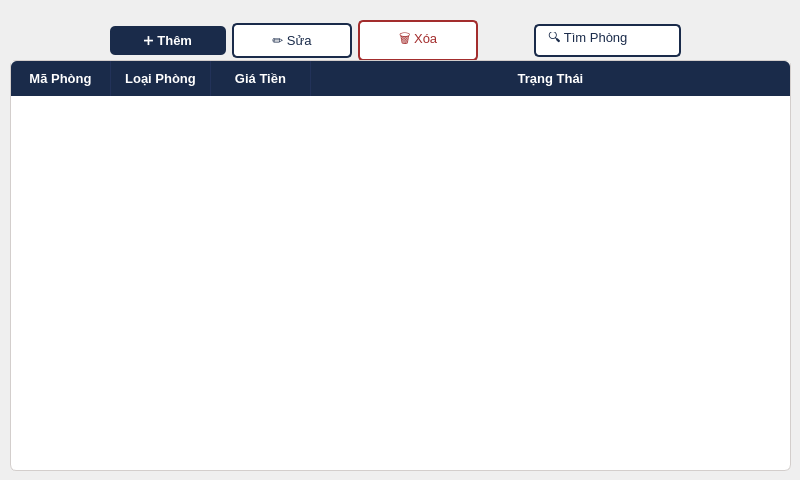
         <widget class="QWidget" name="page_2">
          <widget class="QWidget" name="verticalLayoutWidget_2">
           <property name="geometry">
            <rect>
             <x>110</x>
             <y>20</y>
             <width>571</width>
             <height>41</height>
            </rect>
           </property>
           <layout class="QVBoxLayout" name="verticalLayout_2">
            <item>
             <layout class="QHBoxLayout" name="horizontalLayout_9">
              <item>
               <widget class="QPushButton" name="BtnAddRoom_2">
                <property name="styleSheet">
                 <string notr="true">QPushButton {
    background-color: #1A2B4A;
    color: #FFFFFF;
    border: none;
    border-radius: 5px;
    padding: 7px 18px;
    font-size: 13px;
    font-weight: bold;
    min-width: 80px;
}

QPushButton: {
    background-color: #223259;
}

QPushButton:pressed {
    background-color: #0F1B30;
}</string>
                </property>
                <property name="text">
                 <string>➕ Thêm</string>
                </property>
               </widget>
              </item>
              <item>
               <widget class="QPushButton" name="BtnEditRoom">
                <property name="styleSheet">
                 <string notr="true">QPushButton {
    background-color: #FFFFFF;
    color: #1A2B4A;
    border: 1.5px solid #1A2B4A;
    border-radius: 5px;
    padding: 7px 18px;
    font-size: 13px;
    min-width: 80px;
}

QPushButton:hover {
    background-color: #EAF2FB;
    border-color: #C9A84C;
    color: #C9A84C;
}</string>
                </property>
                <property name="text">
                 <string>✏️ Sửa</string>
                </property>
               </widget>
              </item>
              <item>
               <widget class="QPushButton" name="BtnDeleteRoom">
                <property name="styleSheet">
                 <string notr="true">QPushButton {
    background-color: #FFFFFF;
    color: #A32D2D;
    border: 1.5px solid #A32D2D;
    border-radius: 5px;
    padding: 7px 18px;
    font-size: 13px;
    min-width: 80px;
}

QPushButton:hover {
    background-color: #FDECEA;
}</string>
                </property>
                <property name="text">
                 <string>🗑 Xóa</string>
                </property>
               </widget>
              </item>
              <item>
               <spacer name="horizontalSpacer_4">
                <property name="orientation">
                 <enum>Qt::Horizontal</enum>
                </property>
                <property name="sizeHint" stdset="0">
                 <size>
                  <width>40</width>
                  <height>20</height>
                 </size>
                </property>
               </spacer>
              </item>
              <item>
               <widget class="QLineEdit" name="Search">
                <property name="styleSheet">
                 <string notr="true">QLineEdit {
    background-color: #FFFFFF;
    border: 1.5px solid #1A2B4A;
    border-radius: 5px;
    padding: 6px 10px;
    font-size: 13px;
    color: #1A2B4A;
}

QLineEdit:focus {
    border-color: #C9A84C;
}</string>
                </property>
                <property name="text">
                 <string>🔍 Tìm Phòng</string>
                </property>
               </widget>
              </item>
             </layout>
            </item>
           </layout>
          </widget>
          <widget class="QTableWidget" name="tableWidget_6">
           <property name="geometry">
            <rect>
             <x>10</x>
             <y>60</y>
             <width>781</width>
             <height>411</height>
            </rect>
           </property>
           <property name="styleSheet">
            <string notr="true">QTableWidget, QTableView {
    background-color: #FFFFFF;
    alternate-background-color: #F0EDE6;
    border: 1px solid #D3CECC;
    border-radius: 6px;
    gridline-color: #E5E0D8;
    selection-background-color: #EAF2FB;
    selection-color: #1A2B4A;
    font-size: 13px;
}

QTableWidget::item, QTableView::item {
    padding: 6px 10px;
    color: #1A2B4A;
}

QTableWidget::item:selected, QTableView::item:selected {
    background-color: #D6E8F7;
    color: #1A2B4A;
}

QHeaderView::section {
    background-color: #1A2B4A;
    color: #FFFFFF;
    font-weight: bold;
    font-size: 13px;
    padding: 8px 10px;
    border: none;
    border-right: 1px solid #223259;
}

QHeaderView::section:first {
    border-top-left-radius: 6px;
}

QHeaderView::section:last {
    border-top-right-radius: 6px;
    border-right: none;
}
</string>
           </property>
           <property name="rowCount">
            <number>0</number>
           </property>
           <property name="columnCount">
            <number>4</number>
           </property>
           <attribute name="horizontalHeaderStretchLastSection">
            <bool>true</bool>
           </attribute>
           <column>
            <property name="text">
             <string>Mã Phòng</string>
            </property>
           </column>
           <column>
            <property name="text">
             <string>Loại Phòng</string>
            </property>
           </column>
           <column>
            <property name="text">
             <string>Giá Tiền</string>
            </property>
           </column>
           <column>
            <property name="text">
             <string>Trạng Thái</string>
            </property>
           </column>
          </widget>
         </widget>
